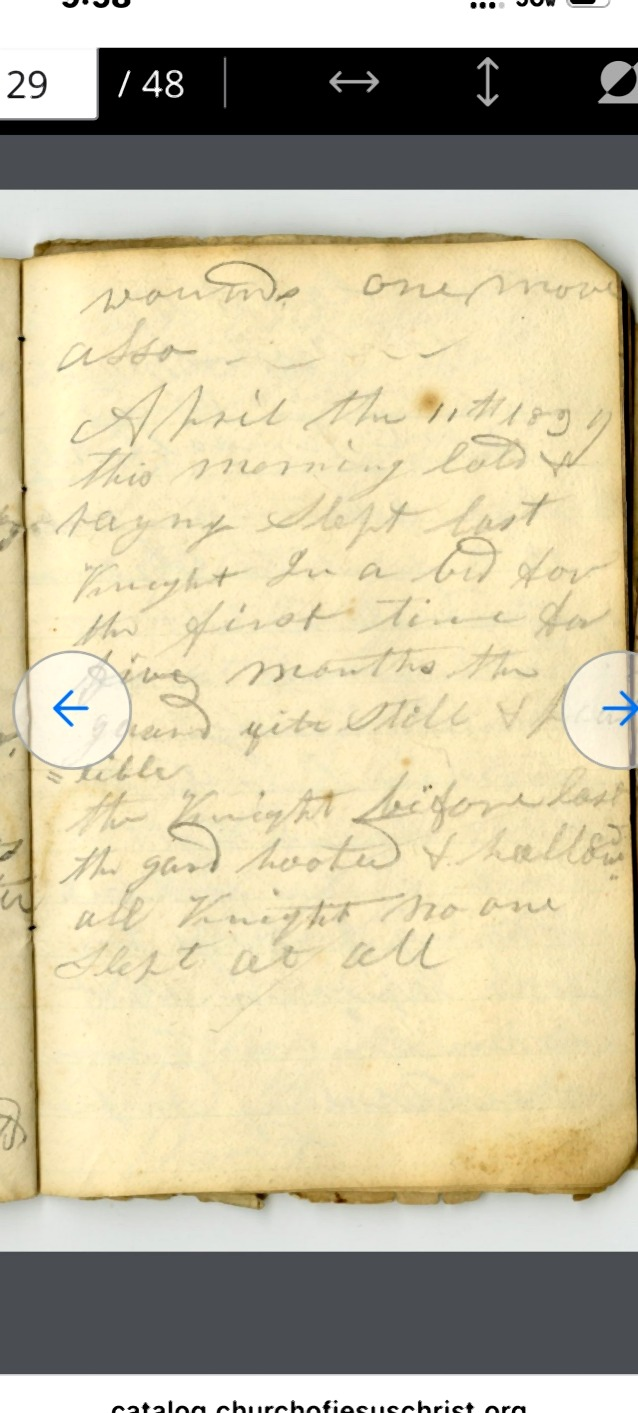
#> input picture images/1839-03-30.jpg, 638 x 1413 px
$ python -i ocr_assist.py   (imports and definitions only)
#> lines starting #> are read from the running program, lines starting #| are printed output that depends on the picture; after the words box and inside, x2 and y2 are one past the last pixel; in counts of white or black regions, pixels touching at a corner belong together
#> further down, picture is the input picture: shape (1413, 638, 3); mean B, G, R 161.9, 192.3, 202.2
#!/usr/bin/env python3
"""
OCR assist for cursive/handwritten pages. This provides a helper workflow:
- Generate high-contrast crops and line-segment previews for manual review
- Optionally run Tesseract (if installed) as a rough baseline (handwriting often poor)
- Save per-line images to images/lines/YYYY-MM-DD/ for fine-grained transcription

Note: For historical handwriting, human transcription is primary; OCR is advisory.
"""
from __future__ import annotations
import argparse
from pathlib import Path
import subprocess
import sys

try:
    import cv2  # type: ignore
    import numpy as np  # type: ignore
except Exception as e:
    print("Requires OpenCV and numpy. Install with: pip install opencv-python-headless numpy", file=sys.stderr)
    raise

REPO_ROOT = Path(__file__).resolve().parents[1]
IMAGES_DIR = REPO_ROOT / "images"
LINES_DIR = IMAGES_DIR / "lines"
PROCESSED_FULL = IMAGES_DIR / "processed_full"
PROCESSED_SAFE = IMAGES_DIR / "processed_safe_crop"

def segment_lines(img, preview: bool = False):
#> called with preview = False
    gray = cv2.cvtColor(img, cv2.COLOR_BGR2GRAY)
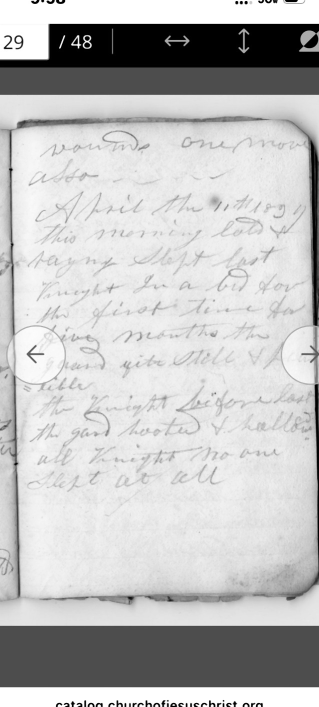
#> gray: shape (1413, 638) (shown at 1/2 size); min 0, max 255, mean 191.9
    # Boost contrast for handwriting
    gray = cv2.equalizeHist(gray)
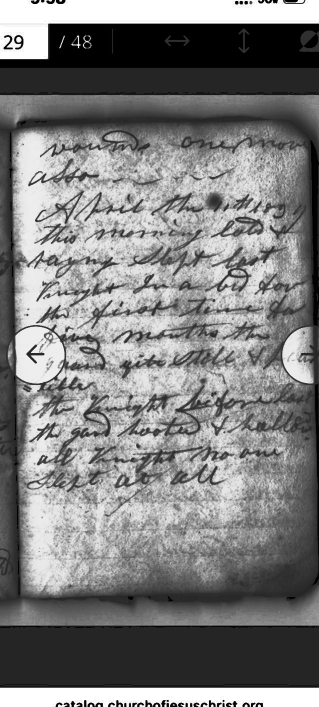
#> gray: shape (1413, 638) (shown at 1/2 size); min 0, max 255, mean 126
    # Adaptive threshold for non-uniform lighting
    thr = cv2.adaptiveThreshold(gray, 255, cv2.ADAPTIVE_THRESH_GAUSSIAN_C,
                                cv2.THRESH_BINARY_INV, 31, 12)
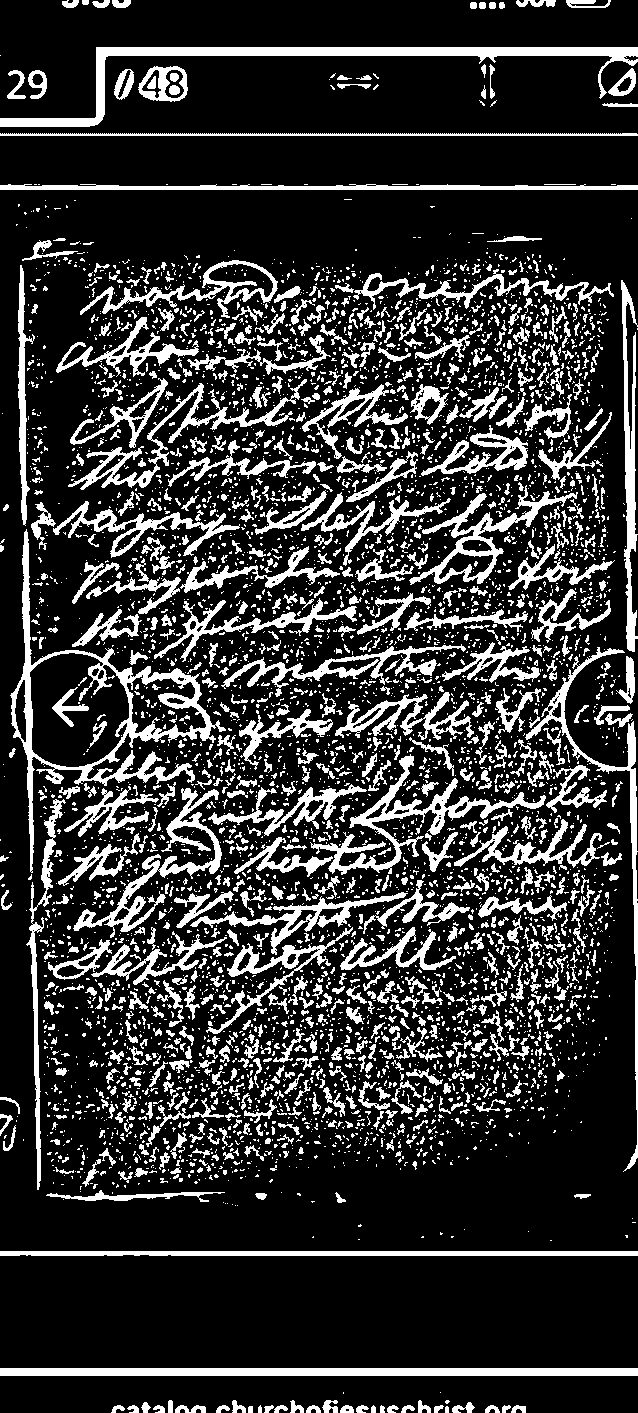
#> thr: shape (1413, 638); 20.2% white; 5269 white regions (4255 under 20 px), largest, box (x1, y1, x2, y2) and area: (10, 529, 226, 873) 7419, (0, 47, 638, 127) 6662, (0, 1368, 638, 1376) 5104
    # Remove small noise
    thr = cv2.medianBlur(thr, 3)
#> thr: shape (1413, 638); 18.6% white; 2904 white regions (2001 under 20 px), largest, box (x1, y1, x2, y2) and area: (11, 531, 226, 872) 7172, (0, 47, 638, 127) 6663, (0, 1368, 638, 1376) 5104
    # Connect characters into lines with horizontal dilation
    kx = max(25, img.shape[1] // 50)
    kernel = cv2.getStructuringElement(cv2.MORPH_RECT, (kx, 3))
    dil = cv2.dilate(thr, kernel, iterations=1)
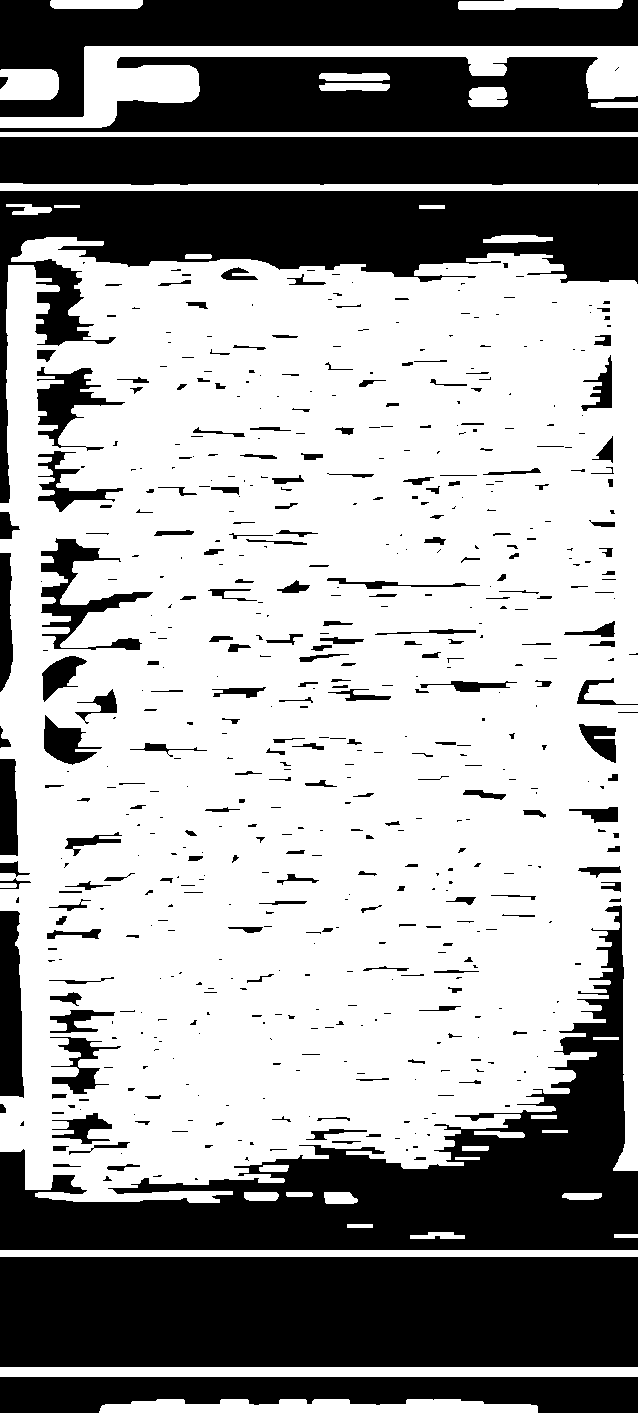
#> dil: shape (1413, 638); 62.8% white; 582 black regions (344 under 20 px)
    # Find contours of line blobs
    contours, _ = cv2.findContours(dil, cv2.RETR_EXTERNAL, cv2.CHAIN_APPROX_SIMPLE)
#> contours = 34 contours; largest, box (x1, y1, x2, y2) and area: (0, 237, 638, 1203) 548236, (0, 46, 638, 128) 14074, (0, 1367, 638, 1377) 5733, (99, 1399, 538, 1413) 4486, (0, 1250, 638, 1257) 3822
    raw_boxes = [cv2.boundingRect(c) for c in contours]
#> raw_boxes = 34 items, first 6: (99, 1399, 439, 14), (0, 1367, 638, 10), (0, 1250, 638, 7), (614, 1234, 24, 4), (410, 1232, 55, 7), (347, 1224, 26, 4)
    # Filter boxes by reasonable height/width
    H, W = img.shape[:2]
    min_h, max_h = max(12, H // 100), max(15, H // 12)
    min_w = W // 6
    boxes = [b for b in raw_boxes if (min_h <= b[3] <= max_h) and (b[2] >= min_w)]
#> boxes = [(99, 1399, 439, 14), (0, 46, 638, 82)]
    # Sort top-to-bottom
    boxes = sorted(boxes, key=lambda b: b[1])
#> boxes = [(0, 46, 638, 82), (99, 1399, 439, 14)]
    # Merge overlapping/adjacent in Y
    merged = []
    for x, y, w, h in boxes:
        if not merged:
            merged.append([x, y, w, h])
            continue
        px, py, pw, ph = merged[-1]
        if y <= py + int(ph * 0.6):
            nx = min(px, x)
            ny = min(py, y)
            nw = max(px + pw, x + w) - nx
            nh = max(py + ph, y + h) - ny
            merged[-1] = [nx, ny, nw, nh]
        else:
            merged.append([x, y, w, h])
#> this loop made 2 passes
#> after the loop, merged = [[0, 46, 638, 82], [99, 1399, 439, 14]]
    # Optional preview overlay
    overlay = None
    if preview:
        overlay = img.copy()
        for (x, y, w, h) in merged:
            cv2.rectangle(overlay, (x, y), (x + w, y + h), (0, 255, 0), 2)
    return merged, overlay


# [135 lines left out: functions try_tesseract, pick_source, make_contact_sheet, process_date, main, not called in this run]


# [2 lines not run here, left out]

>>> import cv2
>>> picture = cv2.imread('../images/1839-03-30.jpg')
>>> result = segment_lines(picture)

$ run again, on images/1839-04-15.jpg
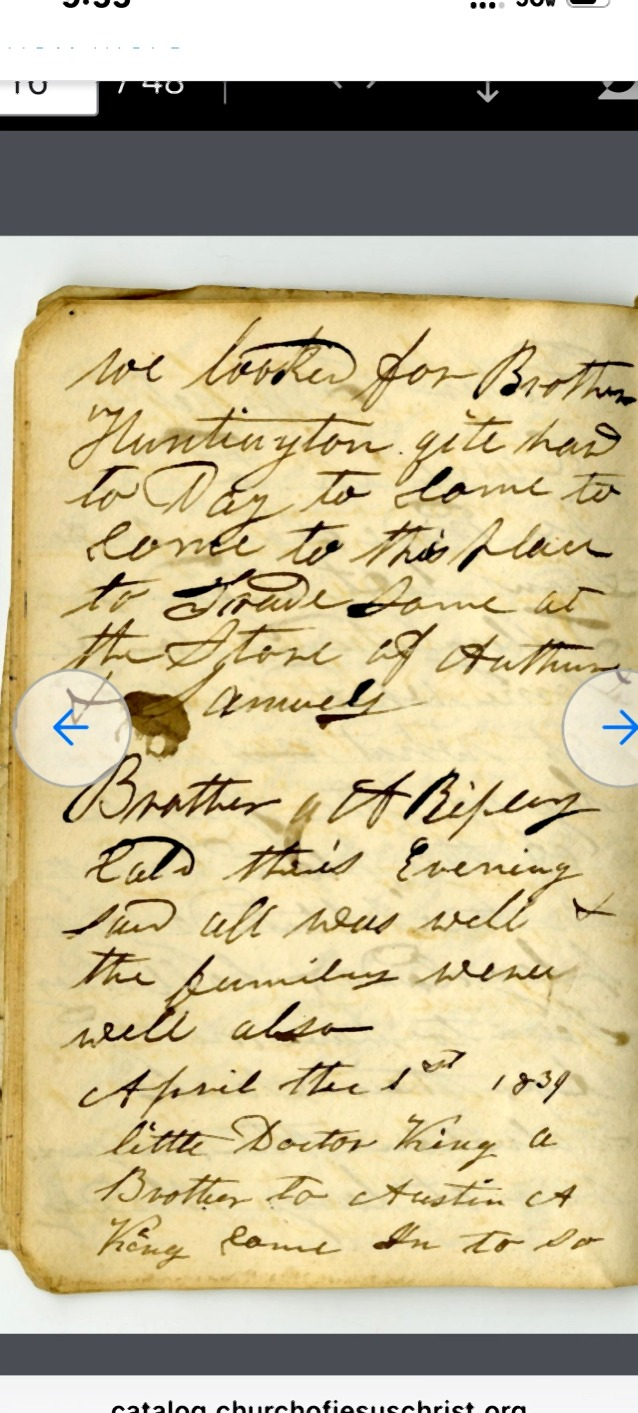
#> input picture images/1839-04-15.jpg, 638 x 1413 px
#> picture is the input picture: shape (1413, 638, 3); mean B, G, R 151, 186.7, 198.9
#> in segment_lines, `thr = cv2.adaptiveThreshold(gray, 255, cv2.ADAPTIVE_THRESH_GAUSSIAN_C,..`:
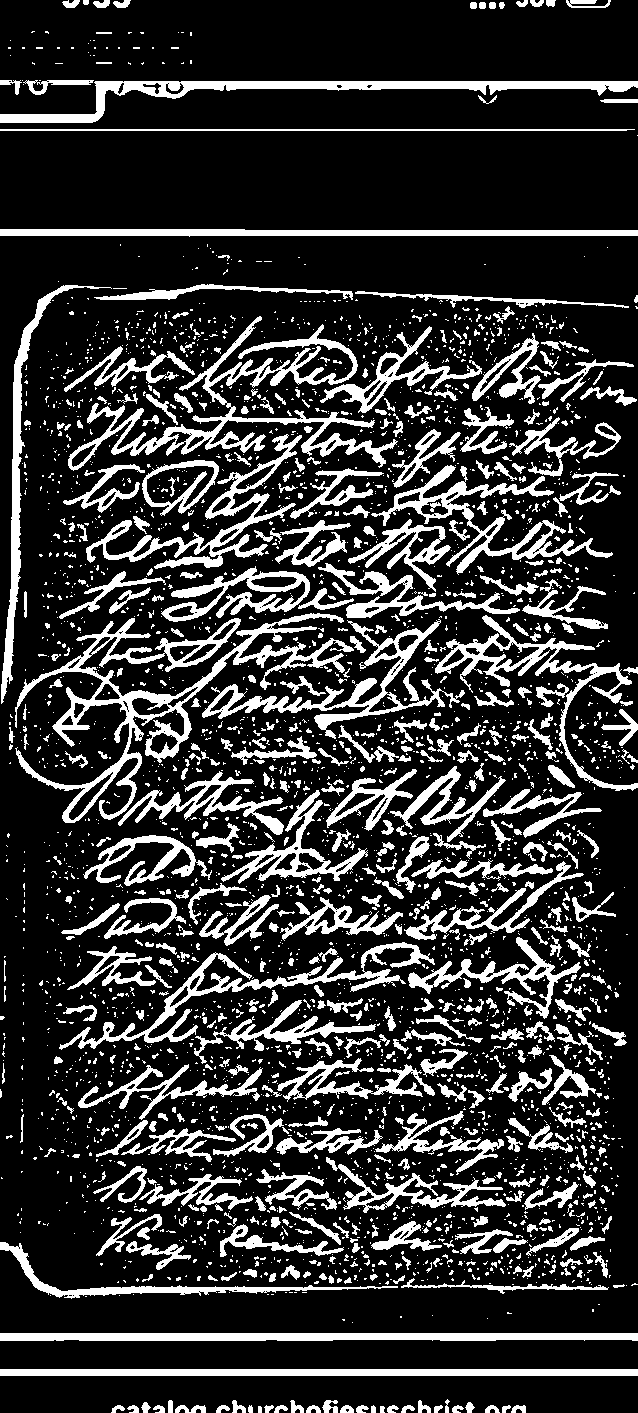
#> thr: shape (1413, 638); 20.4% white; 3404 white regions (2785 under 20 px), largest, box (x1, y1, x2, y2) and area: (15, 613, 354, 823) 10574, (68, 316, 398, 471) 7890, (0, 81, 638, 123) 5920
#> in segment_lines, `dil = cv2.dilate(thr, kernel, iterations=1)`:
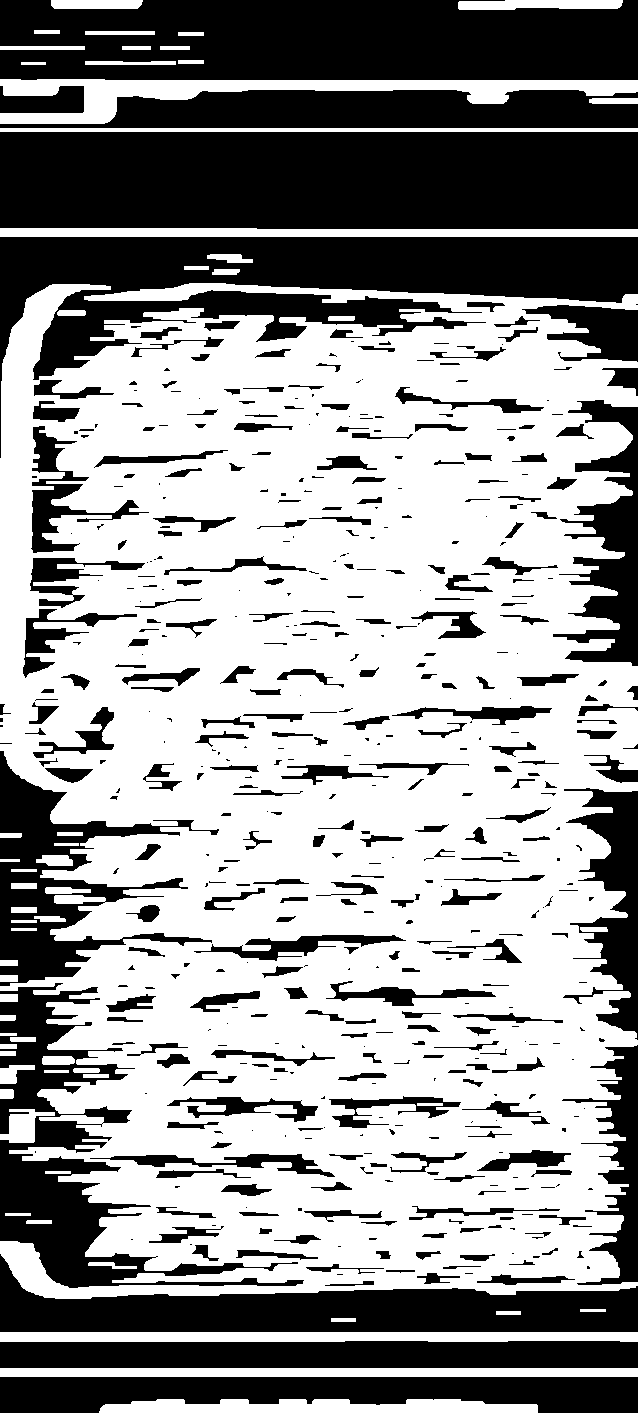
#> dil: shape (1413, 638); 59.8% white; 513 black regions (206 under 20 px)
#> contours = 59 contours; largest, box (x1, y1, x2, y2) and area: (0, 283, 638, 1299) 546120, (0, 79, 638, 124) 9564, (0, 1332, 638, 1342) 5538, (0, 1368, 638, 1377) 5096, (0, 228, 638, 237) 4716
#> raw_boxes = 59 items, first 6: (99, 1399, 439, 14), (0, 1368, 638, 9), (0, 1332, 638, 10), (331, 1318, 25, 4), (496, 1311, 25, 4), (580, 1309, 26, 3)
#> in segment_lines, `boxes = [b for b in raw_boxes if (min_h <= b[3] <= max_h) and (b[2] >=..`: boxes = [(99, 1399, 439, 14), (0, 79, 638, 45)]
#> in segment_lines, `boxes = sorted(boxes, key=lambda b: b[1])`: boxes = [(0, 79, 638, 45), (99, 1399, 439, 14)]
#> the loop in segment_lines, `for x, y, w, h in boxes:` made 2 passes
#> after the loop in segment_lines, `for x, y, w, h in boxes:`: merged = [[0, 79, 638, 45], [99, 1399, 439, 14]]
